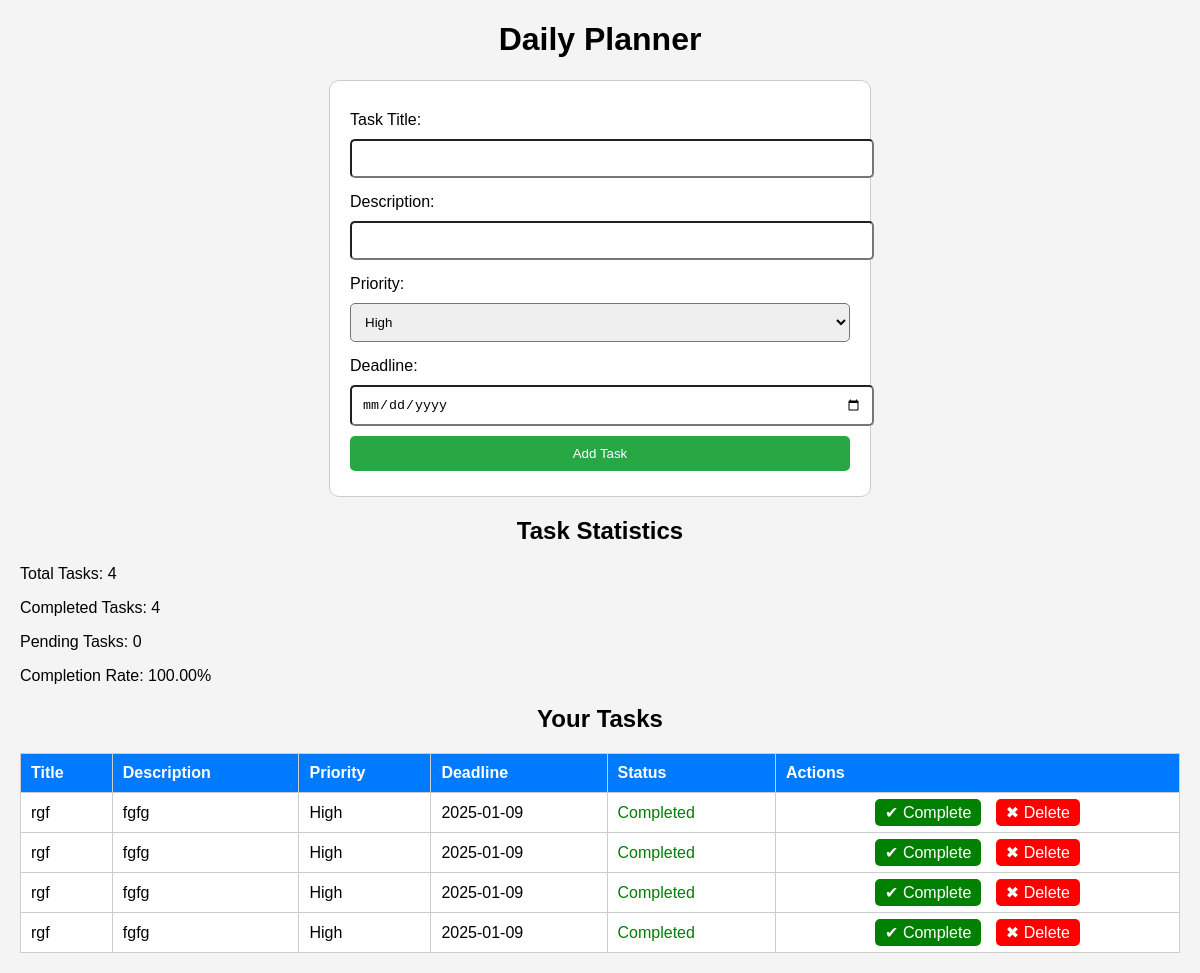
Screenshot of /modules/planner/daily_planner.php (signed in) with the database file from the repository.
### tables this page shows
CREATE TABLE `daily_planner` (
  `task_id` int(11) NOT NULL,
  `user_id` int(11) DEFAULT NULL,
  `title` varchar(255) NOT NULL,
  `description` text NOT NULL,
  `priority` enum('High','Medium','Low') NOT NULL,
  `deadline` date NOT NULL,
  `status` enum('Pending','Completed') DEFAULT 'Pending',
  `created_at` timestamp NOT NULL DEFAULT current_timestamp()
);

### modules/planner/daily_planner.php (the view, shortened to what this page needs)
<?php
include_once '../../config/config.php';
$user_id = $_SESSION['user_id'];
$query = "SELECT * FROM daily_planner WHERE user_id = ? ORDER BY deadline ASC";
$stmt = $conn->prepare($query);
if ($stmt) {
    $stmt->bind_param("i", $user_id);
    $stmt->execute();
    $tasks = $stmt->get_result();
} else {
    die("❌ Error fetching tasks: " . $conn->error);
}
$stats_query = "
    SELECT
        COUNT(*) AS total_tasks,
        SUM(CASE WHEN status='Completed' THEN 1 ELSE 0 END) AS completed_tasks,
        COUNT(*) - SUM(CASE WHEN status='Completed' THEN 1 ELSE 0 END) AS pending_tasks,
        IFNULL(ROUND((SUM(CASE WHEN status='Completed' THEN 1 ELSE 0 END) / COUNT(*)) * 100, 2), 0) AS completion_rate
    FROM daily_planner WHERE user_id = ?";
$stats_stmt = $conn->prepare($stats_query);
if ($stats_stmt) {
    $stats_stmt->bind_param("i", $user_id);
    $stats_stmt->execute();
    $stats_result = $stats_stmt->get_result();
    $stats = $stats_result->fetch_assoc();
} else {
    die("❌ Error fetching stats: " . $conn->error);
}
?>
<!DOCTYPE html>
<html lang="en">
<head>
</head>
<body>
    <h1>Daily Planner</h1>
    <form method="POST" action="">
        <label for="title">Task Title:</label>
        <input type="text" name="title" id="title" required>
        <label for="description">Description:</label>
        <input type="text" name="description" id="description" required>
        <label for="priority">Priority:</label>
        <select name="priority" id="priority">
            <option value="High">High</option>
        </select>
        <label for="deadline">Deadline:</label>
        <input type="date" name="deadline" id="deadline" required>
        <button type="submit" name="add_task">Add Task</button>
    </form>
    <h2>Task Statistics</h2>
    <p>Total Tasks: <?php echo $stats['total_tasks']; ?></p>
    <p>Completed Tasks: <?php echo $stats['completed_tasks']; ?></p>
    <p>Pending Tasks: <?php echo $stats['pending_tasks']; ?></p>
    <p>Completion Rate: <?php echo $stats['completion_rate']; ?>%</p>
    <h2>Your Tasks</h2>
    <?php if ($tasks->num_rows > 0): ?>
        <table>
            <thead>
                <tr>
                    <th>Title</th>
                    <th>Description</th>
                    <th>Priority</th>
                    <th>Deadline</th>
                    <th>Status</th>
                    <th>Actions</th>
                </tr>
            </thead>
            <tbody>
                <?php while ($task = $tasks->fetch_assoc()): ?>
                    <tr>
                        <td><?php echo htmlspecialchars($task['title']); ?></td>
                        <td><?php echo htmlspecialchars($task['description']); ?></td>
                        <td><?php echo htmlspecialchars($task['priority']); ?></td>
                        <td><?php echo htmlspecialchars($task['deadline']); ?></td>
                        <td class="<?php echo strtolower($task['status']); ?>">
                            <?php echo htmlspecialchars($task['status']); ?>
                        </td>
                        <td class="actions">
                            <a href="?complete=<?php echo $task['task_id']; ?>" class="complete">✔ Complete</a>
                            <a href="?delete=<?php echo $task['task_id']; ?>" class="delete">✖ Delete</a>
                        </td>
                    </tr>
                <?php endwhile; ?>
            </tbody>
        </table>
    <?php else: ?>
        <p style="text-align: center;">No tasks found.</p>
    <?php endif; ?>
</body>
</html>

### modules/planner/daily_planner.php (style rules this page uses)
body { font-family: Arial, sans-serif; margin: 20px; background: #f4f4f4; }
h1, h2 { text-align: center; }
form { max-width: 500px; margin: 20px auto; padding: 20px; border: 1px solid #ccc; border-radius: 10px; background-color: #fff; }
label { display: block; margin: 10px 0 5px; }
input, select, button { width: 100%; padding: 10px; margin: 5px 0; border-radius: 5px; }
button { background-color: #28a745; color: white; border: none; }
table { width: 100%; margin-top: 20px; border-collapse: collapse; background: white; }
th, td { padding: 10px; border: 1px solid #ccc; text-align: left; }
th { background-color: #007bff; color: white; }
.completed { color: green; }
.actions { text-align: center; }
.actions a { padding: 5px 10px; margin: 0 5px; text-decoration: none; color: white; border-radius: 5px; }
.complete { background: green; }
.delete { background: red; }

### rows the page displays
daily_planner: title "rgf", description "fgfg", priority "High", deadline "2025-01-09", status "Completed"
daily_planner: title "rgf", description "fgfg", priority "High", deadline "2025-01-09", status "Completed"
daily_planner: title "rgf", description "fgfg", priority "High", deadline "2025-01-09", status "Completed"
daily_planner: title "rgf", description "fgfg", priority "High", deadline "2025-01-09", status "Completed"

### other values shown
$stats['total_tasks'] "4"
$stats['completed_tasks'] "4"
$stats['pending_tasks'] "0"
$stats['completion_rate'] "100.00"
